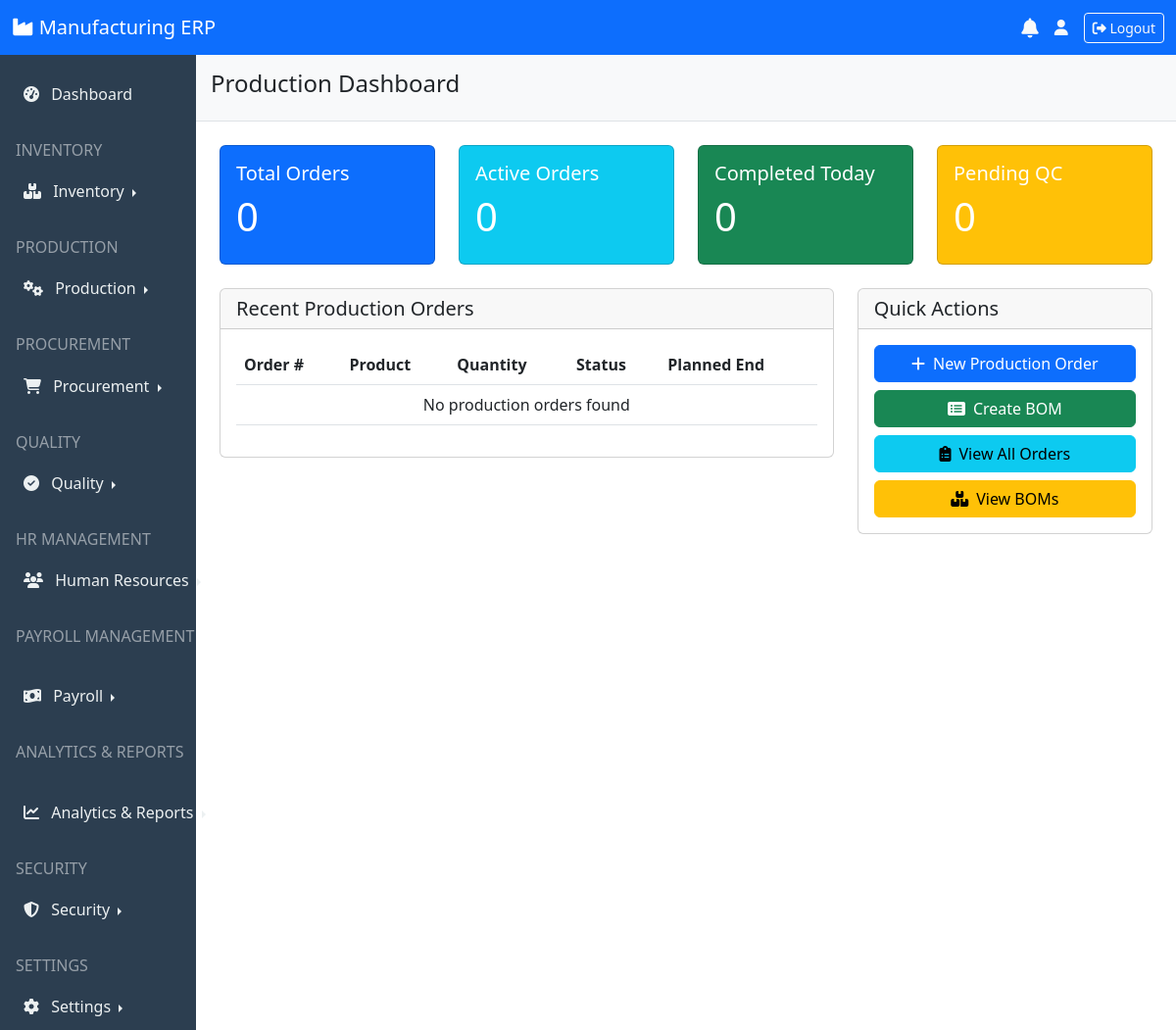
The page /production/dashboard/ on the database as committed earlier.
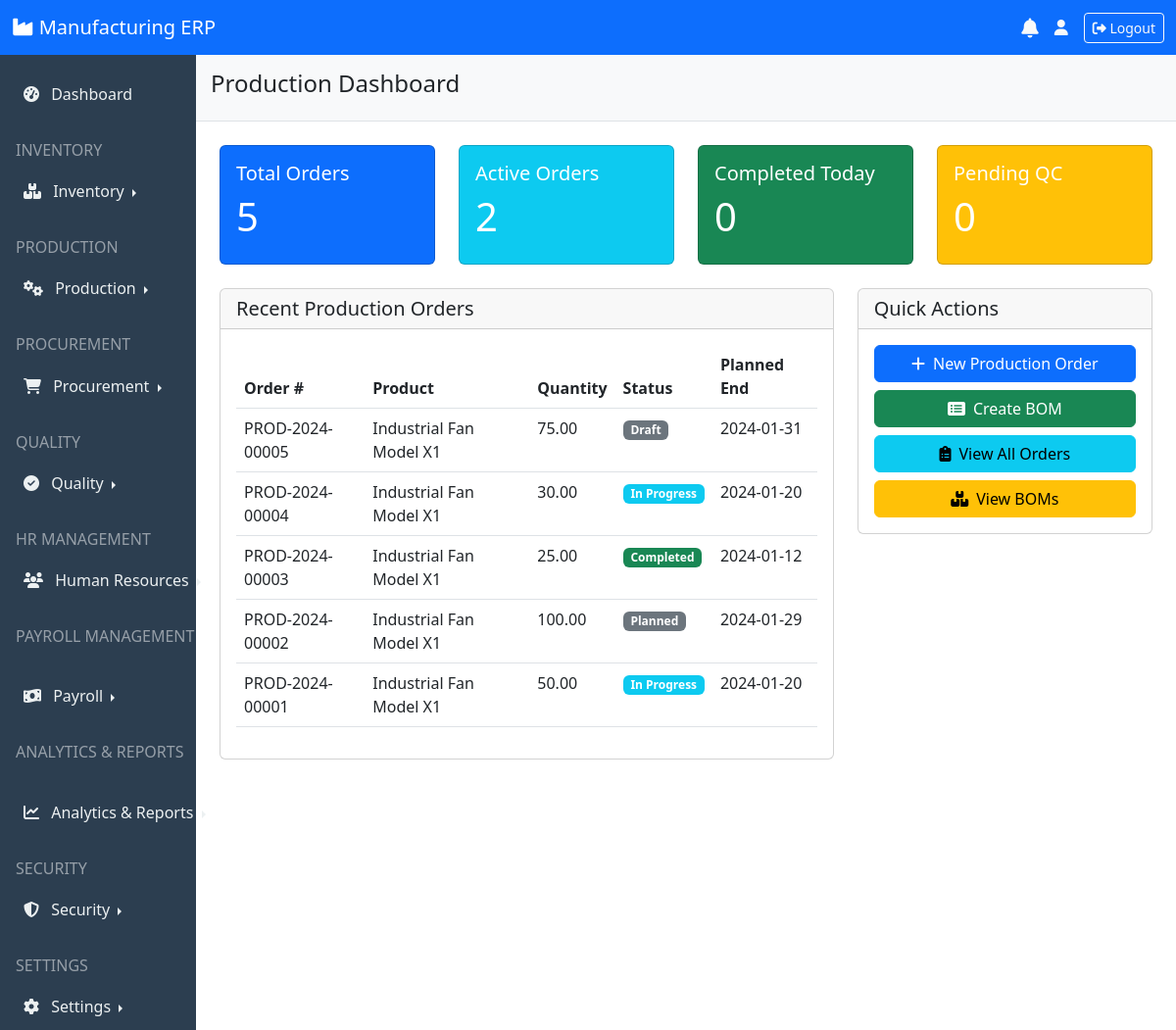
The same page on the database as committed later.
### production/models.py (models this page shows, shortened)
class ProductionOrder(TimeStampedModel):
    ORDER_STATUS = [
        ('draft', 'Draft'),
        ('planned', 'Planned'),
        ('released', 'Released'),
        ('in_progress', 'In Progress'),
        ('partially_completed', 'Partially Completed'),
        ('completed', 'Completed'),
        ('cancelled', 'Cancelled'),
        ('on_hold', 'On Hold'),
    ]
    order_number = models.CharField(max_length=50, unique=True)
    bom = models.ForeignKey(BillOfMaterials, on_delete=models.PROTECT)
    product = models.ForeignKey('inventory.Product', on_delete=models.PROTECT)
    quantity = models.DecimalField(max_digits=10, decimal_places=2)
    uom = models.ForeignKey('inventory.UnitOfMeasure', on_delete=models.PROTECT)
    planned_start = models.DateTimeField()
    planned_end = models.DateTimeField()
    actual_start = models.DateTimeField(null=True, blank=True)
    actual_end = models.DateTimeField(null=True, blank=True)
    status = models.CharField(max_length=20, choices=ORDER_STATUS, default='draft')
    priority = models.IntegerField(default=5)  # 1=Highest, 10=Lowest
    work_center = models.ForeignKey(WorkCenter, on_delete=models.SET_NULL, null=True, blank=True)
    supervisor = models.ForeignKey('hr.Employee', on_delete=models.SET_NULL,
                                 null=True, blank=True, related_name='supervised_orders')
    completed_quantity = models.DecimalField(max_digits=10, decimal_places=2, default=0)
    rejected_quantity = models.DecimalField(max_digits=10, decimal_places=2, default=0)
    production_cost = models.DecimalField(max_digits=12, decimal_places=2, default=0)
    material_cost = models.DecimalField(max_digits=12, decimal_places=2, default=0)
    notes = models.TextField(blank=True)

### inventory/models.py (models this page shows, shortened)
class TimeStampedModel(models.Model):
    created_at = models.DateTimeField(auto_now_add=True)
    updated_at = models.DateTimeField(auto_now=True)
    created_by = models.ForeignKey(User, on_delete=models.SET_NULL,
                                  null=True, related_name='created_%(class)s')
    updated_by = models.ForeignKey(User, on_delete=models.SET_NULL,
                                  null=True, related_name='updated_%(class)s')
    class Meta:
        abstract = True

class Product(TimeStampedModel):
    SKU = models.CharField(max_length=50, unique=True)
    name = models.CharField(max_length=200)
    description = models.TextField(blank=True)
    category = models.ForeignKey(Category, on_delete=models.SET_NULL, null=True, blank=True)
    unit_of_measure = models.ForeignKey(UnitOfMeasure, on_delete=models.PROTECT)
    type_choices = [
        ('raw', 'Raw Material'),
        ('finished', 'Finished Goods'),
        ('semi', 'Semi-Finished'),
        ('consumable', 'Consumable'),
    ]
    product_type = models.CharField(max_length=20, choices=type_choices)
    min_stock = models.DecimalField(max_digits=10, decimal_places=2, default=0)
    max_stock = models.DecimalField(max_digits=10, decimal_places=2, default=0)
    is_active = models.BooleanField(default=True)

### production/views.py (the view)
# urls.py: path('production/', views.production_analytics_dashboard, name='production_dashboard'),
def production_dashboard(request):
    from datetime import datetime, timedelta
    today = timezone.now().date()
    week_ago = today - timedelta(days=7)
    total_orders = ProductionOrder.objects.count()
    active_orders = ProductionOrder.objects.filter(
        status__in=['in_progress', 'released']
    ).count()
    completed_today = ProductionOrder.objects.filter(
        status='completed',
        actual_end__date=today
    ).count()
    recent_orders = ProductionOrder.objects.select_related('product').order_by('-created_at')[:10]
    status_counts = ProductionOrder.objects.values('status').annotate(
        count=Count('id')
    )
    context = {
        'total_orders': total_orders,
        'active_orders': active_orders,
        'completed_today': completed_today,
        'recent_orders': recent_orders,
        'status_counts': status_counts,
    }
    return render(request, 'production/dashboard.html', context)

### templates/production/dashboard.html (shortened to what this page needs)
{% extends 'base.html' %}
{% block page_title %}Production Dashboard{% endblock %}
{% block content %}
<div class="row">
    <div class="col-md-3 mb-4">
        <div class="card bg-primary text-white">
            <div class="card-body">
                <h5 class="card-title">Total Orders</h5>
                <h2 class="display-6">{{ total_orders }}</h2>
            </div>
        </div>
    </div>
    <div class="col-md-3 mb-4">
        <div class="card bg-info text-white">
            <div class="card-body">
                <h5 class="card-title">Active Orders</h5>
                <h2 class="display-6">{{ active_orders }}</h2>
            </div>
        </div>
    </div>
    <div class="col-md-3 mb-4">
        <div class="card bg-success text-white">
            <div class="card-body">
                <h5 class="card-title">Completed Today</h5>
                <h2 class="display-6">{{ completed_today }}</h2>
            </div>
        </div>
    </div>
    <div class="col-md-3 mb-4">
        <div class="card bg-warning text-white">
            <div class="card-body">
                <h5 class="card-title">Pending QC</h5>
                <h2 class="display-6">0</h2>
            </div>
        </div>
    </div>
</div>
<div class="row">
    <div class="col-md-8">
        <div class="card">
            <div class="card-header">
                <h5 class="card-title mb-0">Recent Production Orders</h5>
            </div>
            <div class="card-body">
                <div class="table-responsive">
                    <table class="table table-hover">
                        <thead>
                            <tr>
                                <th>Order #</th>
                                <th>Product</th>
                                <th>Quantity</th>
                                <th>Status</th>
                                <th>Planned End</th>
                            </tr>
                        </thead>
                        <tbody>
                            {% for order in recent_orders %}
                            <tr>
                                <td>{{ order.order_number }}</td>
                                <td>{{ order.product.name }}</td>
                                <td>{{ order.quantity }}</td>
                                <td>
                                    <span class="badge bg-{% if order.status == 'completed' %}success
                                                         {% elif order.status == 'in_progress' %}info
                                                         {% elif order.status == 'released' %}primary
                                                         {% else %}secondary{% endif %}">
                                        {{ order.get_status_display }}
                                    </span>
                                </td>
                                <td>{{ order.planned_end|date:"Y-m-d" }}</td>
                            </tr>
                            {% empty %}
                            <tr>
                                <td colspan="5" class="text-center">No production orders found</td>
                            </tr>
                            {% endfor %}
                        </tbody>
                    </table>
                </div>
            </div>
        </div>
    </div>
    <div class="col-md-4">
        <div class="card">
            <div class="card-header">
                <h5 class="card-title mb-0">Quick Actions</h5>
            </div>
            <div class="card-body">
                <div class="d-grid gap-2">
                    <a href="{% url 'production:order_create' %}" class="btn btn-primary">
                        <i class="fas fa-plus me-2"></i>New Production Order
                    </a>
                    <a href="{% url 'production:bom_create' %}" class="btn btn-success">
                        <i class="fas fa-list-alt me-2"></i>Create BOM
                    </a>
                    <a href="{% url 'production:order_list' %}" class="btn btn-info">
                        <i class="fas fa-clipboard-list me-2"></i>View All Orders
                    </a>
                    <a href="{% url 'production:bom_list' %}" class="btn btn-warning">
                        <i class="fas fa-boxes me-2"></i>View BOMs
                    </a>
                </div>
            </div>
        </div>
    </div>
</div>
{% endblock %}

### templates/base.html (shortened to what this page needs)
<!DOCTYPE html>
<html lang="en">
<head>
    <link href="https://cdn.jsdelivr.net/npm/bootstrap@5.3.0/dist/css/bootstrap.min.css" rel="stylesheet">
    <link rel="stylesheet" href="https://cdnjs.cloudflare.com/ajax/libs/font-awesome/6.4.0/css/all.min.css">
    <link rel="stylesheet" href="https://cdn.datatables.net/1.13.4/css/dataTables.bootstrap5.min.css">
</head>
<body>
    <nav class="navbar navbar-expand-lg navbar-dark bg-primary">
        <div class="container-fluid">
            <a class="navbar-brand" href="{% url 'dashboard' %}">
                <i class="fas fa-industry"></i> Manufacturing ERP
            </a>
            <div class="d-flex align-items-center">
                <div class="dropdown me-3">
                    <a href="#" class="text-light position-relative" id="notificationDropdown"
                    data-bs-toggle="dropdown" aria-expanded="false">
                        <i class="fas fa-bell fa-lg"></i>
                    </a>
                </div>
                <span class="text-light me-3">
                    <i class="fas fa-user"></i> {{ user.username }}
                </span>
                <a href="{% url 'logout' %}" class="btn btn-outline-light btn-sm">
                    <i class="fas fa-sign-out-alt"></i> Logout
                </a>
            </div>
        </div>
    </nav>
    <div class="container-fluid">
        <div class="row">
            <div class="col-md-2 p-0 sidebar">
                <nav class="nav flex-column mt-3">
                    <a class="nav-link {% if request.path == '/dashboard/' %}active{% endif %}"
                    href="{% url 'dashboard' %}">
                        <i class="fas fa-tachometer-alt me-2"></i> Dashboard
                    </a>
                    <h6 class="text-uppercase text-white-50 mt-4 px-3 mb-2">Inventory</h6>
                    <div class="nav-item dropend">
                        <a class="nav-link dropdown-toggle" href="#" id="inventoryDropdown" role="button"
                        data-bs-toggle="dropdown" aria-expanded="false">
                            <i class="fas fa-boxes me-2"></i> Inventory
                        </a>
                    </div>
                    <h6 class="text-uppercase text-white-50 mt-4 px-3 mb-2">Production</h6>
                    <div class="nav-item dropend">
                        <a class="nav-link dropdown-toggle" href="#" id="productionDropdown" role="button"
                        data-bs-toggle="dropdown" aria-expanded="false">
                            <i class="fas fa-cogs me-2"></i> Production
                        </a>
                    </div>
                    <h6 class="text-uppercase text-white-50 mt-4 px-3 mb-2">Procurement</h6>
                    <div class="nav-item dropend">
                        <a class="nav-link dropdown-toggle" href="#" id="procurementDropdown" role="button"
                        data-bs-toggle="dropdown" aria-expanded="false">
                            <i class="fas fa-shopping-cart me-2"></i> Procurement
                        </a>
                    </div>
                    <h6 class="text-uppercase text-white-50 mt-4 px-3 mb-2">Quality</h6>
                    <div class="nav-item dropend">
                        <a class="nav-link dropdown-toggle" href="#" id="qualityDropdown" role="button"
                        data-bs-toggle="dropdown" aria-expanded="false">
                            <i class="fas fa-check-circle me-2"></i> Quality
                        </a>
                    </div>
                    <h6 class="text-uppercase text-white-50 mt-4 px-3 mb-2">HR Management</h6>
                    <div class="nav-item dropend">
                        <a class="nav-link dropdown-toggle" href="#" id="hrDropdown" role="button"
                        data-bs-toggle="dropdown" aria-expanded="false">
                            <i class="fas fa-users me-2"></i> Human Resources
                        </a>
                    </div>
                    <h6 class="text-uppercase text-white-50 mt-4 px-3 mb-2">Payroll Management</h6>
                    <div class="nav-item dropend">
                        <a class="nav-link dropdown-toggle" href="#" id="payrollDropdown" role="button"
                        data-bs-toggle="dropdown" aria-expanded="false">
                            <i class="fas fa-money-bill-wave me-2"></i> Payroll
                        </a>
                    </div>
                    <h6 class="text-uppercase text-white-50 mt-4 px-3 mb-2">Analytics & Reports</h6>
                    <div class="nav-item dropend">
                        <a class="nav-link dropdown-toggle" href="#" id="analyticsDropdown" role="button"
                        data-bs-toggle="dropdown" aria-expanded="false">
                            <i class="fas fa-chart-line me-2"></i> Analytics & Reports
                        </a>
                    </div>
                    <h6 class="text-uppercase text-white-50 mt-4 px-3 mb-2">Security</h6>
                    <div class="nav-item dropend">
                        <a class="nav-link dropdown-toggle" href="#" id="securityDropdown" role="button"
                        data-bs-toggle="dropdown" aria-expanded="false">
                            <i class="fas fa-shield-alt me-2"></i> Security
                        </a>
                    </div>
                    <h6 class="text-uppercase text-white-50 mt-4 px-3 mb-2">Settings</h6>
                    <div class="nav-item dropend">
                        <a class="nav-link dropdown-toggle" href="#" id="settingsDropdown" role="button"
                        data-bs-toggle="dropdown" aria-expanded="false">
                            <i class="fas fa-cog me-2"></i> Settings
                        </a>
                    </div>
                </nav>
            </div>
            <div class="col-md-10 p-0">
                <div class="content-header">
                    <h4>{% block page_title %}{% endblock %}</h4>
                </div>
                <div class="p-4">
                    {% block content %}{% endblock %}
                </div>
            </div>
        </div>
    </div>
</body>
</html>

### templates/base.html (style rules this page uses)
.sidebar { min-height: calc(100vh - 56px); background-color: #2c3e50; }
.sidebar .nav-link { color: #ecf0f1; padding: 12px 20px; border-left: 4px solid transparent; }
.content-header { background-color: #f8f9fa; padding: 15px; border-bottom: 1px solid #dee2e6; }

Rows that differ between the two databases and show on the page:
added ProductionOrder: order_number "PROD-2024-00005", product.name "Industrial Fan Model X1", quantity "75.00", status "Draft", planned_end "2024-01-31"
added ProductionOrder: order_number "PROD-2024-00004", product.name "Industrial Fan Model X1", quantity "30.00", status "In Progress", planned_end "2024-01-20"
added ProductionOrder: order_number "PROD-2024-00003", product.name "Industrial Fan Model X1", quantity "25.00", status "Completed", planned_end "2024-01-12"
added ProductionOrder: order_number "PROD-2024-00002", product.name "Industrial Fan Model X1", quantity "100.00", status "Planned", planned_end "2024-01-29"
added ProductionOrder: order_number "PROD-2024-00001", product.name "Industrial Fan Model X1", quantity "50.00", status "In Progress", planned_end "2024-01-20"
Other text that changed with them:
{{ total_orders }}: "0" → "5"
{{ active_orders }}: "0" → "2"
text no longer shown: "No production orders found"
